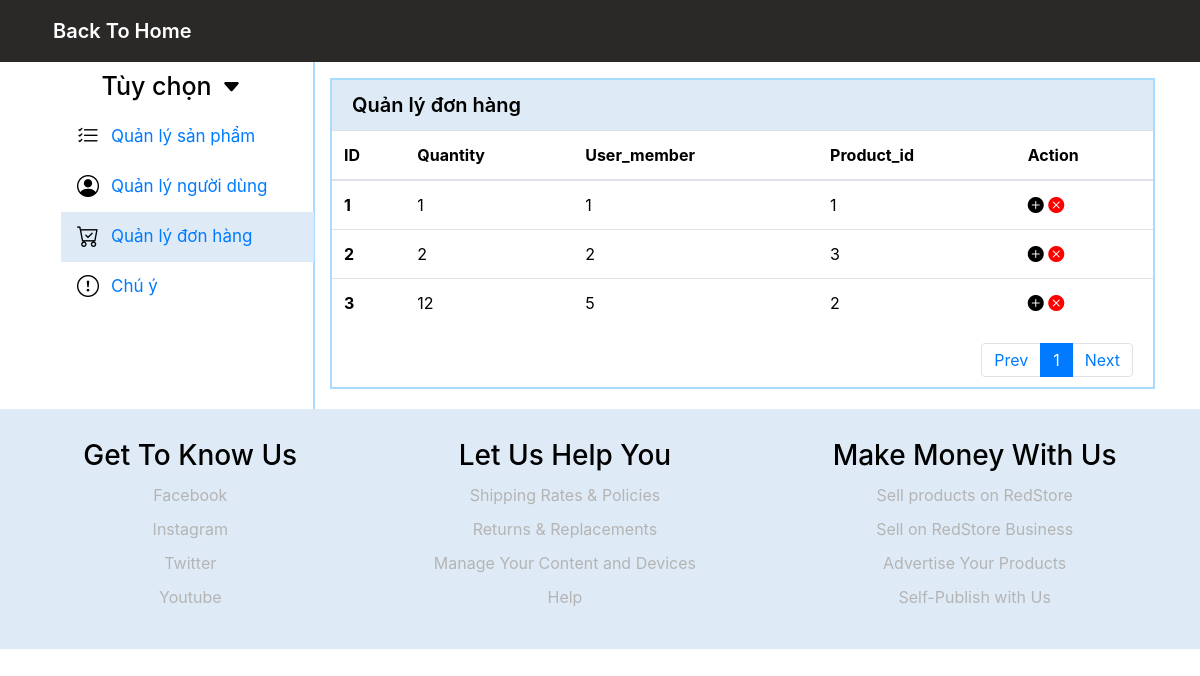
The page /manage/viewOrderPage/1 (signed in) on the database its author committed.
### tables this page shows
create table order_product(
    order_id int not null auto_increment primary key,
	quantity int not null DEFAULT 1,
    user_member int,
    product_id int,
    order_status boolean DEFAULT 0,
    FOREIGN KEY (user_member)
        REFERENCES member(member_id)
        ON DELETE SET NULL,
    FOREIGN KEY (product_id)
        REFERENCES products(product_id)
        ON DELETE SET NULL
);

### mvc/core/controller.php (called while the page is built, shortened)
<?php
class controller{
    public function view($view, $data=[]){
        require_once "./mvc/views/".$view.".php";
    }
}
?>

### mvc/controllers/manage.php (called while the page is built, shortened)
<?php
class manage extends controller{
    public function viewOrderPage($page){
        $Data = $this->model('manageModal')->getOrderPaging($page);
        $this->view("orderManage", [
            "data" => $Data,
            "page" => $page
        ]);
    }
}
?>

### mvc/core/app.php (called while the page is built, shortened)
<?php
class app{
    protected $action="defaultView";
    function __construct(){
        $arr = $this->UrlProcess();
        if( file_exists("./mvc/controllers/".$arr[0].".php")){
            unset($arr[0]);
        }
        $this->controller = new $this->controller;
        if(isset($arr[1])){
            if( method_exists( $this->controller , $arr[1]) ){
                $this->action = $arr[1];
            }
            unset($arr[1]);
        }
        $this->params = $arr?array_values($arr):[];
        call_user_func_array([$this->controller, $this->action], $this->params );
    }
    function UrlProcess(){
        if( isset($_GET["url"]) ){
            return explode("/", filter_var(trim($_GET["url"], "/")));
        }
    }
}
?>

### index.php (called while the page is built, shortened)
<?php
$myApp = new app();
?>

### mvc/models/manageModal.php (called while the page is built, shortened)
<?php
class manageModal extends db{
    private function _query($sql)
    {
        return mysqli_query($this->connect, $sql);
    }
    public function getOrderPaging($page){
        $skip = (intval($page) - 1) * 5;
        $skipnext = $skip + 5;
        if(intval($page) - 1 == 0){
            $skip = 0;
            $skipnext = 5;
        }
        $typesql = "SELECT * FROM order_product LIMIT ".$skip.", ".$skipnext.";";
        $query1 = $this->_query($typesql);
        $types = [];
        while ($row = mysqli_fetch_assoc($query1)) {
            array_push($types, $row);
        }
        return $types;
    }
}
?>

### mvc/core/db.php (called while the page is built, shortened)
<?php
class db{
    protected $servername = "localhost";
    protected $username = "root";
    protected $password = "";
    function __construct(){
        $this->connect = mysqli_connect($this->servername, $this->username, $this->password);
    }
}
?>

### mvc/views/orderManage.php (the view, shortened to what this page needs)
<!DOCTYPE html>
<html lang="en">
<head>
    <link rel="stylesheet" href="https://maxcdn.bootstrapcdn.com/bootstrap/4.0.0/css/bootstrap.min.css"
>
    <link rel="stylesheet" href="./assets/css/app.css">
    <link rel="stylesheet" href="https://cdn.jsdelivr.net/npm/bootstrap-icons@1.3.0/font/bootstrap-icons.css">
</head>
<body>
    <nav class="navbar navbar-expand-lg navbar-dark" style="background-color: #2a2928;">
        <div class="container">
            <div class="collapse navbar-collapse" id="navbarSupportedContent">
                <ul class="navbar-nav mr-auto fontSize">
                <li class="nav-item active mr-4 selectedMenu">
                        <a class="nav-link" href="./home">Back To Home<span class="sr-only">(current)</span></a>
                    </li>
                </ul>
            </div>
        </div>
    </nav>
    <div class="container">
        <div class="row">
            <div class="col-sm-3 menu-left">
                <div class="option_admin">
                <div class="option_admin_title">
                        <span>Tùy chọn</span>
                        <i class="bi bi-caret-down-fill"></i>
                    </div>
                    <div class="option_admin_manage option_select ">
                        <i class="bi bi-list-check"></i>
                        <a href="manage/viewProductPage/1">Quản lý sản phẩm</a>
                    </div>
                    <div class="option_admin_comment option_select ">
                        <i class="bi bi-person-circle"></i>
                        <a href="manage/viewUserPage/1">Quản lý người dùng</a>
                    </div>
                    <div class="option_admin_comment option_select option_selected">
                        <i class="bi bi-cart-check"></i>
                        <a href="manage/viewOrderPage/1">Quản lý đơn hàng</a>
                    </div>
                    <div class="option_admin_comment option_select ">
                        <i class="bi bi-exclamation-circle"></i>
                        <a href="manage/note">Chú ý</a>
                    </div>
                </div>
            </div>
            <div class="col-sm-9 menu-right">
                <div class="admin_detail">
                    <div class="admin_detail_title">
                        Quản lý đơn hàng
                    </div>
                    <div class="admin_detail_content">
                        <table class="table">
                            <thead>
                                <tr>
                                    <th scope="col">ID</th>
                                    <th scope="col">Quantity</th>
                                    <th scope="col">User_member</th>
                                    <th scope="col">Product_id</th>
                                    <th scope="col">Action</th>
                                </tr>
                            </thead>
                            <tbody>
                                <?php foreach($data as $value): ?>
                                    <tr data-id="<?=$value['order_id']?>">
                                        <th scope="row"><?=$value['order_id']?></th>
                                        <td class="Name_Product_value"><?=$value['quantity']?></td>
                                        <td class="Type_Product_value"><?=$value['user_member']?></td>
                                        <td class="Price_Product_value"><?=$value['product_id']?></td>
                                        <td>
                                            <i class="bi bi-plus-circle-fill detail-product" data-id="<?=$value['order_id']?>"></i>
                                            <i class="bi bi-x-circle-fill delete-product" data-toggle="modal" data-target="#exampleModal" data-id="<?=$value['order_id']?>"></i>
                                        </td>
                                    </tr>
                                <?php endforeach; ?>
                            </tbody>
                        </table>
                        <div class="show_quantity">
                            <div class="show_quantity_page">
                                <nav aria-label="...">
                                    <ul class="pagination">
                                      <li class="page-item ">
                                        <a class="page-link" href="manage/viewOrderPage/<?=$page - 1?>" tabindex="-1">Prev</a>
                                      </li>
                                      <li class="page-item active">
                                        <a class="page-link" href="manage/viewOrderPage/<?=$page?>"><?=$page?></a>
                                      </li>
                                      <li class="page-item">
                                        <a class="page-link" href="manage/viewOrderPage/<?=$page + 1?>">Next</a>
                                      </li>
                                    </ul>
                                  </nav>
                            </div>
                        </div>
                    </div>
                </div>
            </div>
        </div>
        </div>
        <div class="footer">
            <div class="useful-link">
                <h3>Get To Know Us</h3>
                <div><a href="#">Facebook</a></div>
                <div><a href="#">Instagram</a></div>
                <div><a href="#">Twitter</a></div>
                <div><a href="#">Youtube</a></div>
            </div>
            <div class="useful-link">
                <h3>Let Us Help You</h3>
                <div><a href="#">Shipping Rates & Policies</a></div>
                <div><a href="#">Returns & Replacements</a></div>
                <div><a href="#">Manage Your Content and Devices</a></div>
                <div><a href="#">Help</a></div>
            </div>
            <div class="useful-link">
                <h3>Make Money With Us</h3>
                <div><a href="#">Sell products on RedStore</a></div>
                <div><a href="#">Sell on RedStore Business</a></div>
                <div><a href="#">Advertise Your Products</a></div>
                <div><a href="#">Self-Publish with Us</a></div>
            </div>
    </div>
</body>
</html>

### assets/css/app.css (style rules this page uses)
body { background-color:rgb(255, 255, 255); }
.container { color: black; }
.fontSize { font-size: 20px; font-weight: 600; }
.menu-left { border-right: 2px solid rgb(167, 220, 255); }
.option_admin_title { width: 100%; height: 50px; display: flex; justify-content: center; align-items: center; }
.option_admin_title span { font-size: 25px; font-weight: 550; margin-right: 10px; }
.option_admin_title i { font-size: 20px; }
.option_select { width: 100%; height: 50px; display: flex; justify-content: start; align-items: center; margin-left: 16px; font-size: 17px; }
.option_select i { margin-left: 16px; margin-right: 12px; font-size: 22px; }
.option_selected { background-color: rgb(222,235,246); }
.admin_detail { margin-bottom: 20px; margin-top: 16px; border: 2px solid rgb(167, 220, 255); }
.admin_detail_title { width: 100%; height: 50px; background-color: rgb(222,235,246); display: flex; justify-content: start; align-items: center; padding-left: 20px; font-size: 20px; font-weight: 600; }
.show_quantity { display: flex; justify-content: space-between; }
.show_quantity_page { margin-right: 20px; }
.pagination { margin-bottom: 10px; }
.pagination a { padding-top: 6px; padding-bottom: 6px; }
.bi-x-circle-fill { color: red; }
.footer { background-color: rgb(222,235,246); margin: 0px; display: flex; justify-content: space-around; padding: 20px; }
.useful-link { display: block; text-align: center; padding: 10px; color: black; }
.useful-link a { text-decoration: none; color: rgb(180, 180, 180); }
.useful-link div { margin: 10px; }

### rows shown on the page
order_product: order_id "1", quantity "1", user_member "1", product "1"
order_product: order_id "2", quantity "2", user_member "2", product "3"
order_product: order_id "3", quantity "12", user_member "5", product "2"

### other values the page prints
$page "1"
